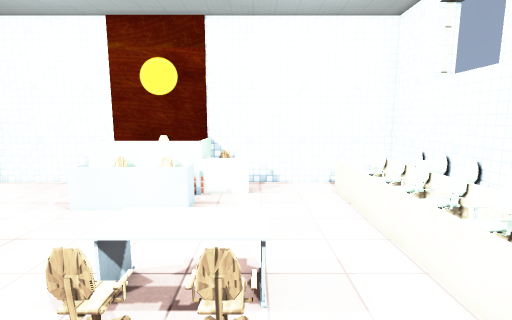
[1] (above)

19 first-person views from a walk through a 3-D level made in the Unity game engine. The camera is 1.4 m above the floor, tilts 8° down and sees 85° across. The floor is counted in squares, 0.5 m on a side. Each view is taken from the middle of a square. On the plan, view 1 faces up. The plan holds only what a view shows up to about 19 squares ahead; the rest is blank. Some animated figures are not drawn. Some surface patterns are stand-ins.

[2]
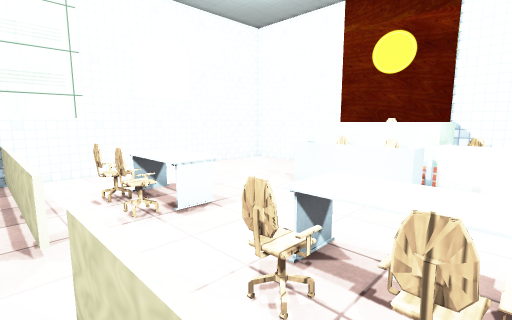

[3]
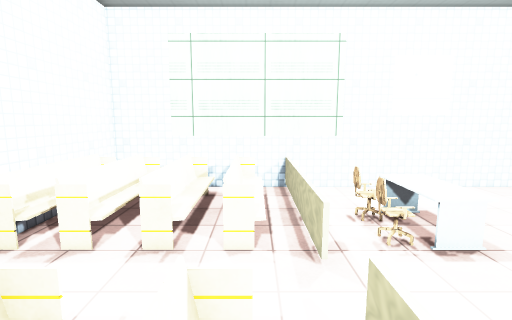

[4]
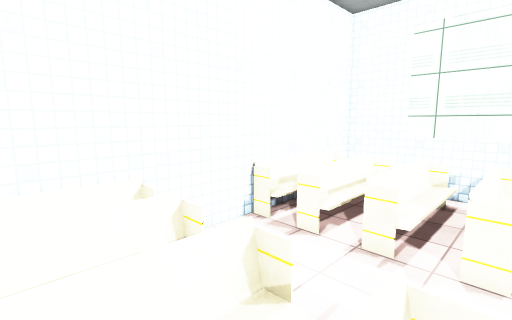

[5]
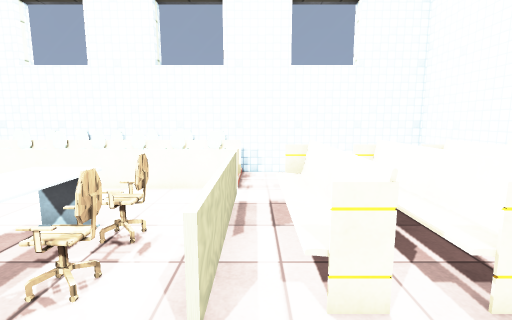

[6]
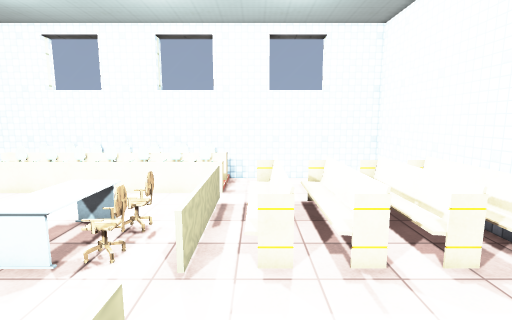

[7]
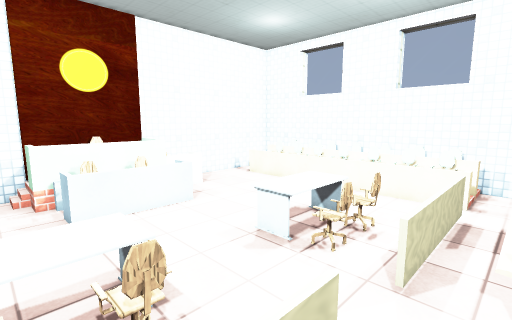

[8]
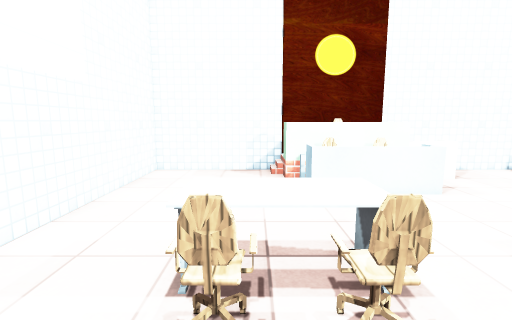

[9]
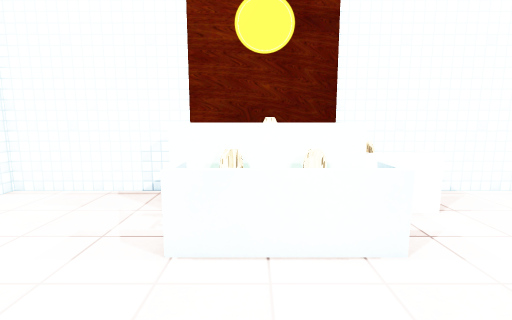

[10]
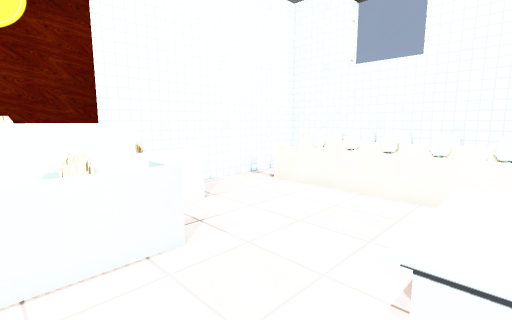

[11]
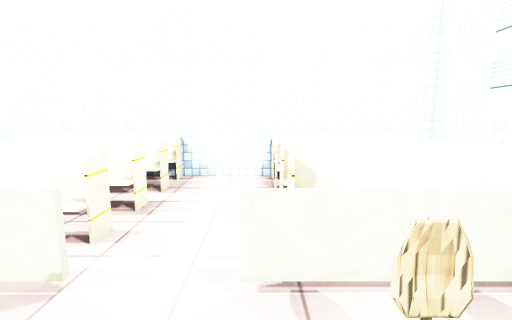

[12]
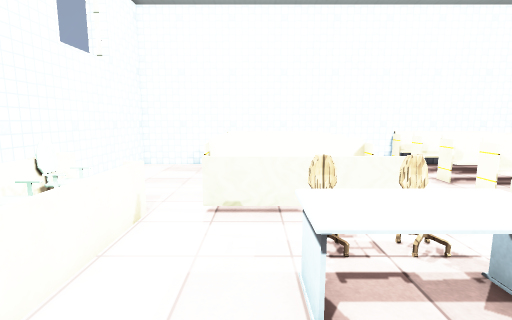

[13]
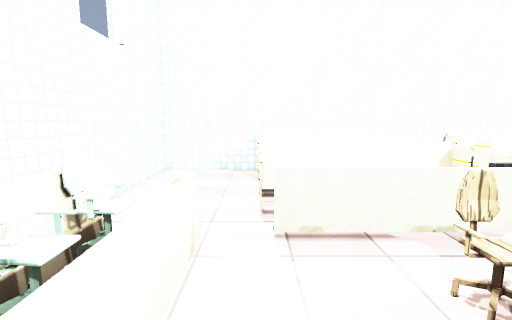

[14]
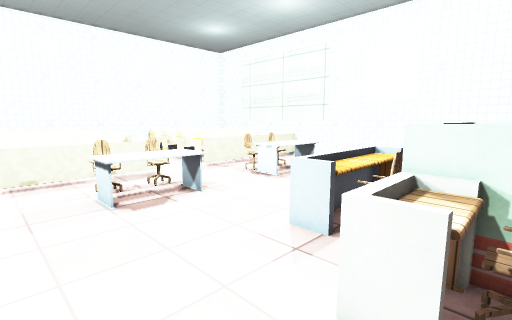

[15]
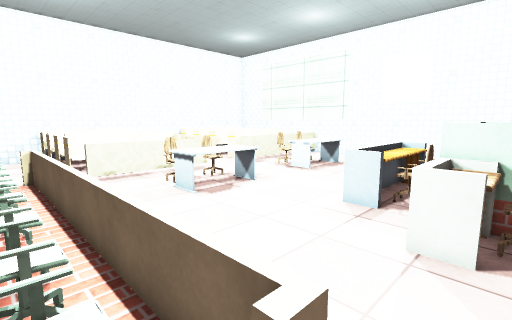

[16]
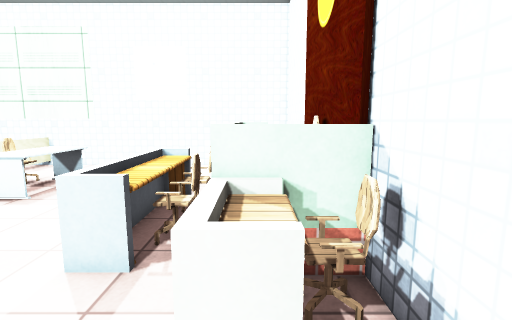

[17]
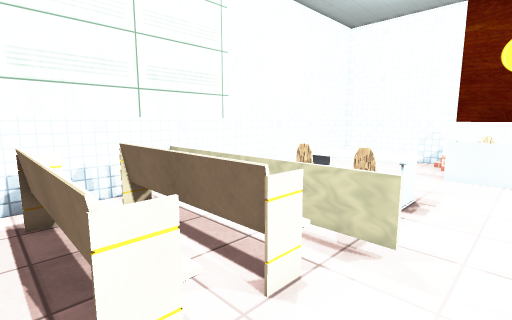

[18]
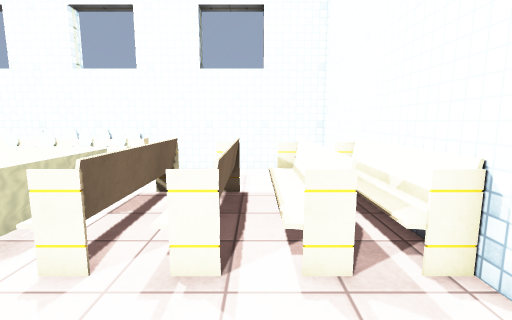

[19]
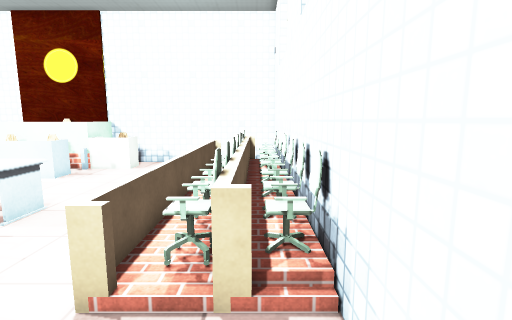

### Floor plan
Key: @ floor where view 1 was taken; # wall or solid block; x gap in a wall; . main floor; : floor 0.5 m higher than the main floor; / step, stairs or slope; = window, fence, low wall or low ledge; C chair; E desk; O other object.
Columns run from 16 left of view 1 to 8 right of it. Each row starts with its distance up from view 1.
 17 ##############C##########
 16 #....../  OO #CC....... #
 15 #......=O    OEE=...OOOO#
 14 #.......#C####==....OOOOO
 13 #.......ECCCCE......OOOO#
 12 #.......#EEEE#......OOOOO
 11 #.......======......OOOO#
 10 #...................OOOOO
  9 #...................OOOO#
  8 #...................OOOOO
  7 #....OOOO....OOOO...OOOOO
  6 #....OOOO....OOOO...OOOO#
  5 #....OOOO....OOOO...OOOOO
  4 #....CCCC....CCCC...OOOO#
  3 #...................OOOOO
  2 #=========..=======.OOOO#
  1 #.......................#
  0 #.O::::::....:::@::.....#
 -1 #.OOOOOOO....OOOOOOO....#
 -2 #.......................#
 -3 #.OOOOOOO....OOOOOOO....#
 -4 #.......................#
 -5 # O OOOOO....OOOOOO.....#
 -6 # OOOOOOO....OOOOOOO....#
 -7 # O:::::O....O:::::x....#
 -8 ###O###O######O###O######

Positions as (right, up) in squares from view 1, and headings:
1: (0, 0), facing up
2: (0, 1), facing up-left
3: (0, 0), facing left
4: (0, 0), facing down-left
5: (-7, 1), facing right
6: (-10, 0), facing right
7: (-10, 0), facing up-right
8: (-10, 1), facing up
9: (-6, 6), facing up
10: (-6, 6), facing up-right
11: (-7, 6), facing down
12: (1, 10), facing down
13: (3, 8), facing down
14: (3, 16), facing down-left
15: (6, 16), facing down-left
16: (2, 15), facing left
17: (-5, -4), facing up-left
18: (-8, -4), facing right
19: (7, -2), facing up
